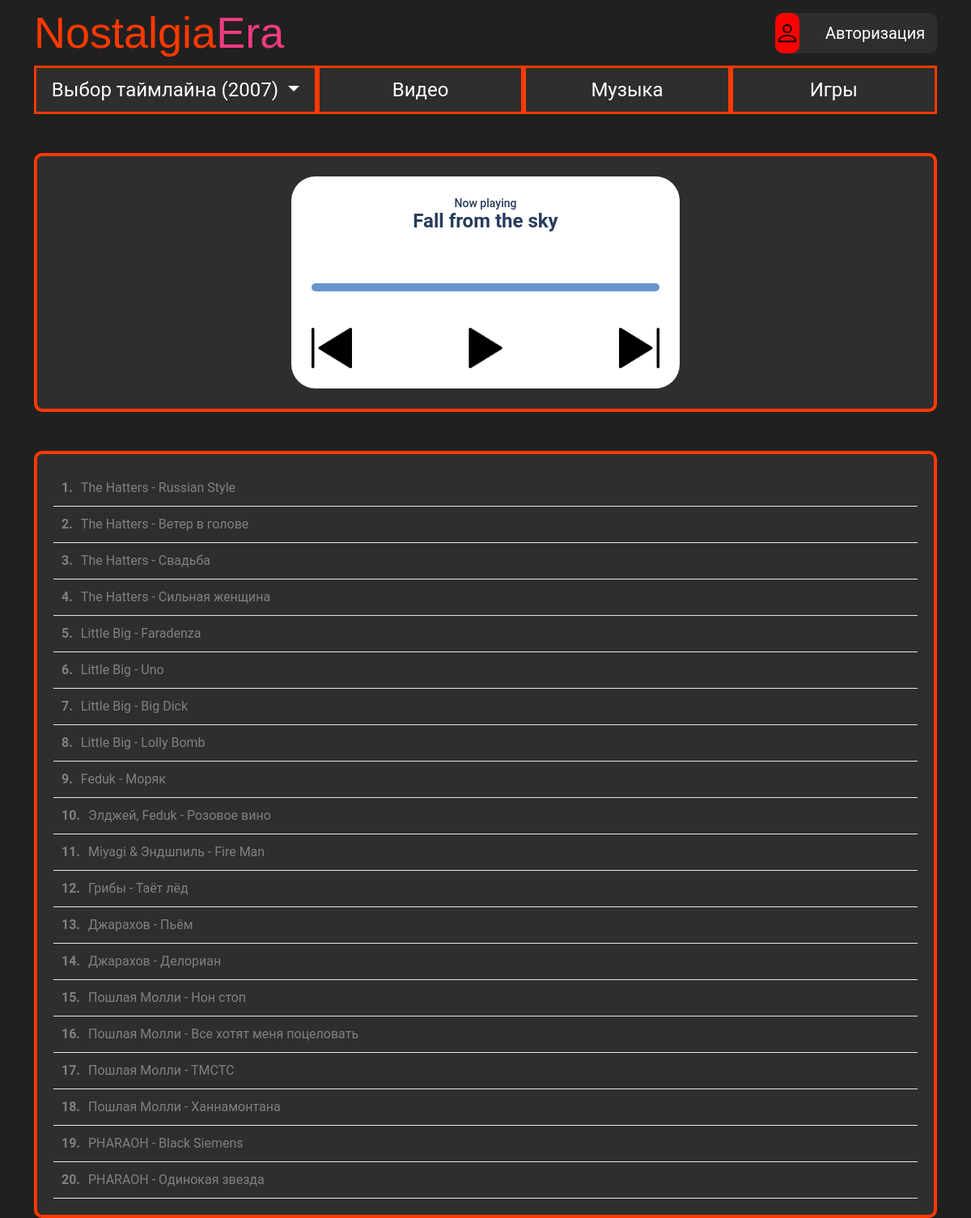
Screenshot of /music/2017/?year=2007 with the database file from the repository.
### music/models.py (models this page shows, shortened)
class Track(models.Model):
    year = models.ForeignKey(YearFilter, related_name='products', on_delete=models.CASCADE, null=True)
    title = models.CharField(max_length=255)
    file = models.FileField(upload_to='tracks/')  # путь к аудиофайлу
    order = models.PositiveIntegerField(default=0, blank=True)  # порядок воспроизведения, если нужно
    class Meta:
        verbose_name = 'Добавление музыки'

### music/views.py (the view)
# urls.py: path('', music_list, name='musics_index'),
def music_list(request, year_slug=None):
    if not year_slug:
        year_slug = getattr(request, 'global_year_slug', '2017')
    year = get_object_or_404(YearFilter, slug=year_slug)
    musics = Track.objects.filter(year=year)
    return render(request, "music/index.html", {
        "musics": musics,
        'year': year,
        'selected_year': year_slug  # для совместимости
    })

### mysite/context_processors.py (called while the page is built)
def global_year_filter(request):
    return {
        'global_year': getattr(request, 'global_year', '2017'),
        'global_year_slug': getattr(request, 'global_year_slug', '2017'),
        'available_years': [
            {'value': '2017', 'name': '2017'},
            {'value': '2007', 'name': '2007'},
            {'value': '1997', 'name': '1997'},
        ]
    }

### music/templates/music/index.html (shortened to what this page needs)
{% extends 'layouts/base.html' %}
{% load static %}
{% block content %}
<div class="container">
    <div class="row">
        <div class="col col-xl-12 mt-5">
            <div class="wrapper">
                <div class="player" data-year="{{ year.slug }}">
                    <div class="title">Now playing</div>
                    <div class="song">Fall from the sky</div>
                    <div class="progress_container">
                    </div>
                    <div class="buttons-player">
                        <div class="btn-prev"> <img class="btn-player" src='{% static "icons/prev.png" %}' alt="prevpng"></div>
                        <div class="btn-play"><img class="btn-player img_src" src='{% static "icons/play.png" %}' alt="playpng"></div>
                        <div class="btn-next"><img class="btn-player" src='{% static "icons/next.png" %}' alt="nextpng"></div>
                    </div>
                </div>
            </div>
        </div>
    </div>
</div>
<div class="container">
    <div class="row">
        <div class="col col-xl-12 mt-5">
            <div class="track-list">
                {% for music in musics %}
                    <div class="track-item" data-index="{{ forloop.counter0 }}">
                        <span class="track-number"> {{ forloop.counter }}.</span>
                        <span class="track-title">{{ music.title }}</span>
                    </div>
                {% endfor %}
            </div>
        </div>
    </div>
</div>
{% endblock %}

### static/player/player-style.css (style rules this page uses)
:root { --color1: #FF3900; --color2: #EE3B80; --color3: #808080; }
* { margin: 0; padding: 0; box-sizing: border-box; font-family: 'Roboto', sans-serif; }
.wrapper { height: 40vh; width: 100%; display: flex; background: #2E2E2E; border-radius: 10px; border: 4px solid var(--color1); justify-content:center; align-items: center; }
.btn-player { width: 50px; height: auto; cursor: pointer; }
.track-list { max-width: 2000px; margin: 0 auto; background: white; border-radius: 10px; padding: 20px; background: #2E2E2E; border: 4px solid var(--color1); }
.track-item { display: flex; gap: 10px; padding: 10px; cursor: pointer; border-bottom: 1px solid #E4E9ED; }
.track-number { font-weight: bold; }

### rows the page displays
Track: title "The Hatters - Russian Style"
Track: title "The Hatters - Ветер в голове"
Track: title "The Hatters - Свадьба"
Track: title "The Hatters - Сильная женщина"
Track: title "Little Big - Faradenza"
Track: title "Little Big - Uno"
Track: title "Little Big - Big Dick"
Track: title "Little Big - Lolly Bomb"
Track: title "Feduk - Моряк"
Track: title "Элджей, Feduk - Розовое вино"
Track: title "Miyagi & Эндшпиль - Fire Man"
Track: title "Грибы - Таёт лёд"
Track: title "Джарахов - Пьём"
Track: title "Джарахов - Делориан"
Track: title "Пошлая Молли - Нон стоп"
Track: title "Пошлая Молли - Все хотят меня поцеловать"
Track: title "Пошлая Молли - ТМСТС"
Track: title "Пошлая Молли - Ханнамонтана"
Track: title "PHARAOH - Black Siemens"
Track: title "PHARAOH - Одинокая звезда"

### other values shown
{{ global_year }} "2007"
